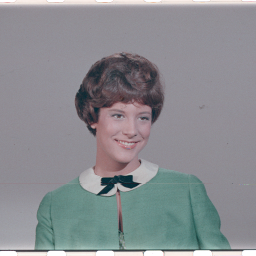
%> input picture Video Signals/Exams/ex_1/test_img.png, 256 x 256 px
$ octave untitled.m   (GNU Octave 9; MATLAB toolbox functions it lacks are replaced by stand-ins)
%> lines starting %> are read from the running program, lines starting %| are printed output that depends on the picture; in (x1, y1, x2, y2) boxes, pixels count from 0 and x2, y2 are one past the last pixel; in counts of white or black regions, pixels touching at a corner belong together; the program's own positions count from 1
% background segmentation
clc; clear all; close all

%a
img = imread('test_img.png');
%> img is the input picture: size 256x256x3 uint8; mean R, G, B 137.6, 140, 144
img_gray = rgb2gray(img);
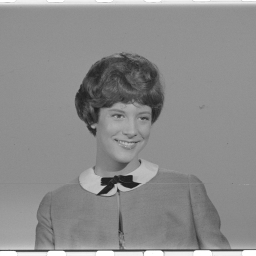
%> img_gray: size 256x256 uint8; min 28, max 255, mean 139.7
figure;
imshow(img_gray)

%b
ent = zeros(size(img_gray));

%c
grid_size = 8;
for i = 1:grid_size:size(img_gray,1)
    for j =1:grid_size:size(img_gray,2)
        %c1
        I = img_gray(i:(i+grid_size-1), j:(j+grid_size-1));
        p = imhist(I);
        p = p/numel(I);%by total number of elements
        %c2
        entropy = -sum(p.*log2(p+1e-6));
        %c3
        ent(i:(i+grid_size-1), j:(j+grid_size-1)) = entropy;
    end
end
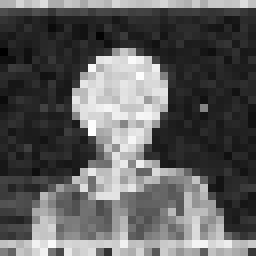
%> ent: size 256x256 double; min 1.58, max 5.45, mean 3.01; drawn with min black and max white

%d
ent = (ent - min(ent(:)))/(max(ent(:))-min(ent(:)));

figure
imagesc(ent)
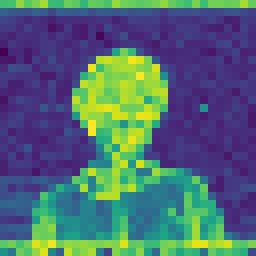
%> displayed picture: size 256x256x3, on the screen's scale of 0 to 255; mean R, G, B 79, 105.5, 115.8

mask = im2bw(ent, 0.5);% mask = ent>0.5;
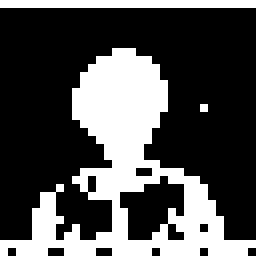
%> mask: size 256x256 logical; 31.2% white; 3 white regions, box (x1, y1, x2, y2) and area: (0, 48, 256, 256) 18368, (0, 0, 256, 8) 2048, (200, 104, 208, 112) 64
figure
imagesc(mask)

%e
se = strel('disk', 20);
% first close(fill), then open(remove)!!!!!!!!!!!!
mask = imclose(mask,se);
%> mask: size 256x256 logical; 42.1% white; 3 white regions, box (x1, y1, x2, y2) and area: (0, 48, 256, 256) 25488, (0, 0, 256, 8) 2048, (196, 104, 208, 112) 78
figure
imagesc(mask)
mask = imopen(mask,se);
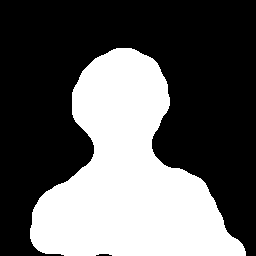
%> mask: size 256x256 logical; 37.4% white; 1 white region, box (x1, y1, x2, y2) and area: (30, 48, 246, 256) 24537
figure
imagesc(mask)
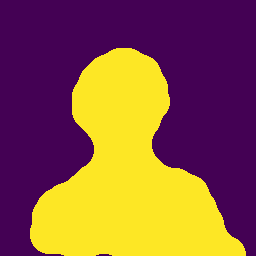
%> displayed picture: size 256x256x3, on the screen's scale of 0 to 255; mean R, G, B 137.3, 87.1, 66.4

%f
res = img_gray.*uint8(mask);
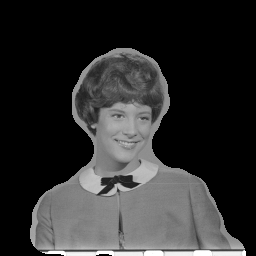
%> res: size 256x256 uint8; min 0, max 255, mean 47.1
figure
imshow(res)
